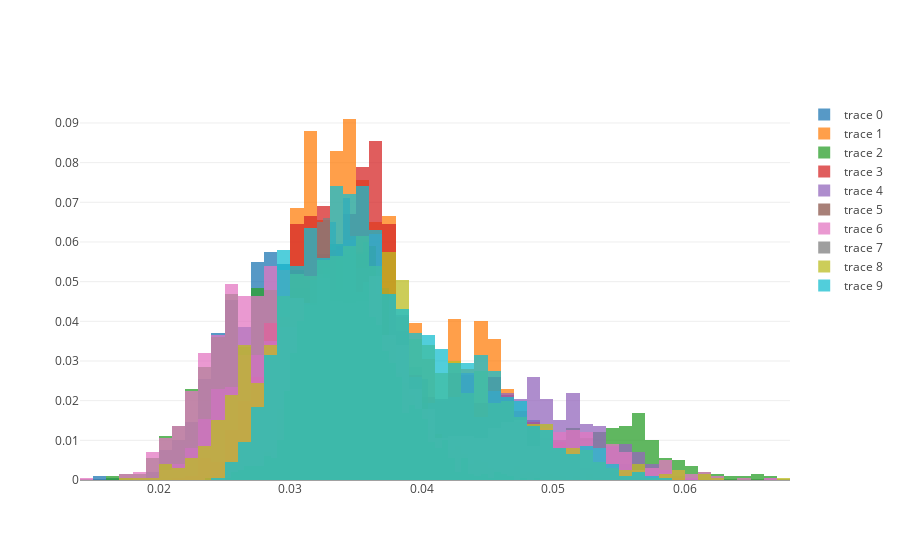

This figure's notebook cell:
### Code cell
configure_plotly_browser_state()
traces = []

for i in range(10):
  print("Label %d - mean loss: %.5f" % (i, np.mean(losses[labels == i])))

  traces.append(go.Histogram(
      x=losses[labels == i],
      opacity=0.75,
      histnorm='probability'
  ))

layout = go.Layout(barmode='overlay')
fig = go.Figure(data=traces, layout=layout)
iplot(fig)

### Figure 1 — Plotly figure (JSON) as saved in the notebook; plotly's stock layout.template omitted (floating-point values rounded to 4 significant figures; data arrays with more than 128 entries replaced by an {"elided": "..."} marker saying what was removed)
{"data": [{"opacity": 0.75, "x": {"elided": "2000 float values"}, "type": "histogram", "uid": "d77d76b4-0fda-485e-9eba-6ee2201b5426", "histnorm": "probability"}, {"opacity": 0.75, "x": {"elided": "2000 float values"}, "type": "histogram", "uid": "a25f0b3f-0da7-4872-8695-16e21bc43d2d", "histnorm": "probability"}, {"opacity": 0.75, "x": {"elided": "2000 float values"}, "type": "histogram", "uid": "c09b6dfb-546f-42c3-bdba-606516c88ba9", "histnorm": "probability"}, {"opacity": 0.75, "x": {"elided": "2000 float values"}, "type": "histogram", "uid": "0aef32be-391a-45de-b5dc-1f56457aa9fa", "histnorm": "probability"}, {"opacity": 0.75, "x": {"elided": "2000 float values"}, "type": "histogram", "uid": "c48c03a1-1478-4a97-bdcb-ee7c208743da", "histnorm": "probability"}, {"opacity": 0.75, "x": {"elided": "2000 float values"}, "type": "histogram", "uid": "633c0e47-cad1-41af-b00d-1fd6ec3d158d", "histnorm": "probability"}, {"opacity": 0.75, "x": {"elided": "2000 float values"}, "type": "histogram", "uid": "d9bdba54-cff4-4c91-b2ae-90d269b15c32", "histnorm": "probability"}, {"opacity": 0.75, "x": {"elided": "2000 float values"}, "type": "histogram", "uid": "c77c848b-7b2b-48a1-aba0-ceb9bad25613", "histnorm": "probability"}, {"opacity": 0.75, "x": {"elided": "2000 float values"}, "type": "histogram", "uid": "35eb69ea-92a5-491e-be1f-ee641d2fb56a", "histnorm": "probability"}, {"opacity": 0.75, "x": {"elided": "2000 float values"}, "type": "histogram", "uid": "723cd5fe-6aaa-41d2-a5c9-c38ad42b6b65", "histnorm": "probability"}], "layout": {"barmode": "overlay"}}
